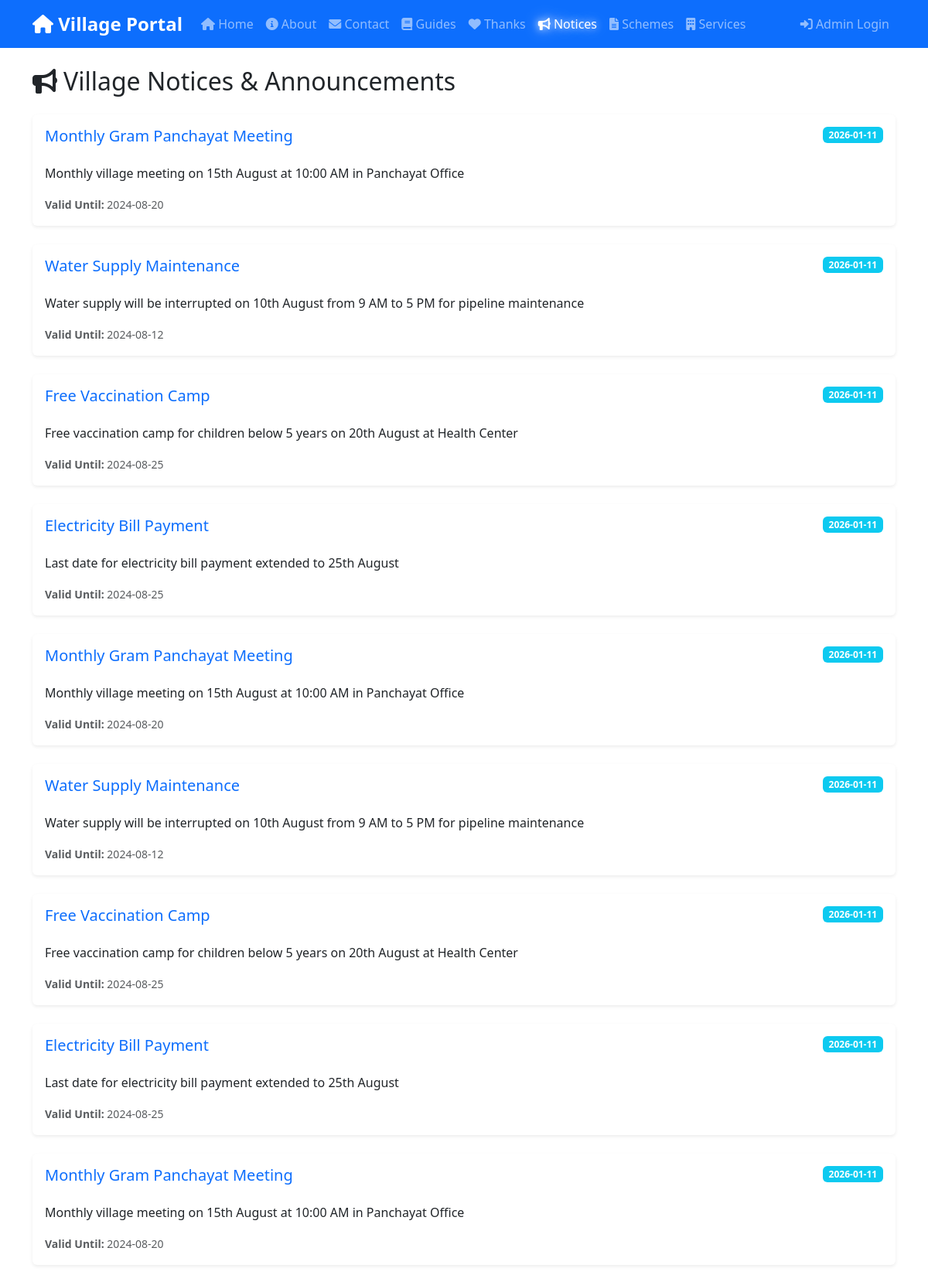
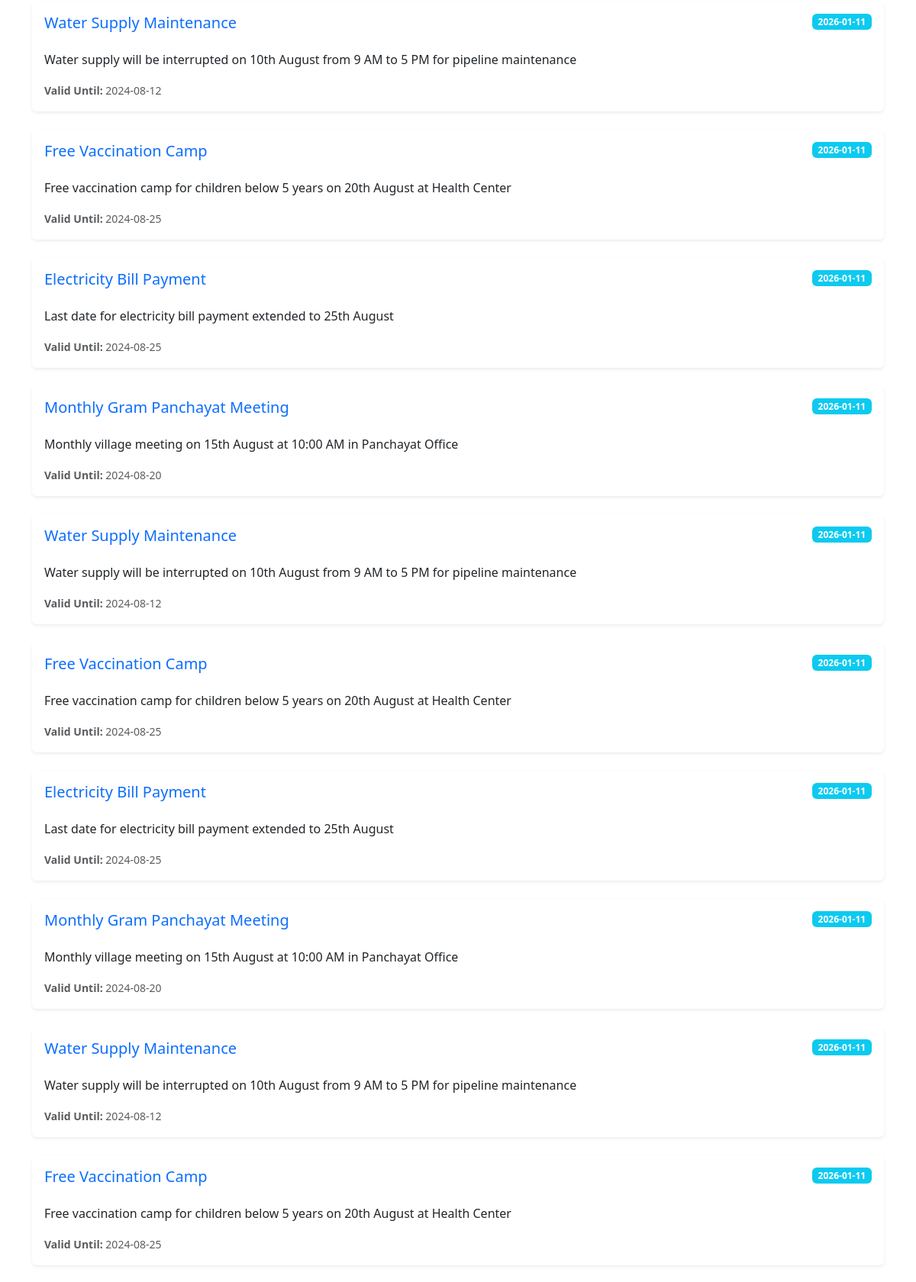
Screenshot of /notices (upper part) with the database file from the repository (2 pictures, top to bottom).
### tables this page shows
CREATE TABLE notices (
            id INTEGER PRIMARY KEY AUTOINCREMENT,
            title TEXT NOT NULL,
            description TEXT,
            publish_date TIMESTAMP DEFAULT CURRENT_TIMESTAMP,
            valid_until TIMESTAMP,
            attachment_url TEXT,
            created_by INTEGER
        );

### app.py (the view)
@app.route('/notices')
def notices():
    conn = get_db()
    cursor = conn.cursor()
    cursor.execute('SELECT * FROM notices ORDER BY publish_date DESC')
    notices = cursor.fetchall()
    conn.close()
    return render_template('notices.html', notices=notices)

### app.py (called while the page is built)
def get_db():
    conn = sqlite3.connect('database.db')
    conn.row_factory = sqlite3.Row
    return conn

### templates/notices.html (shortened to what this page needs)
{% extends "base.html" %}
{% block content %}
<h2 class="mb-4"><i class="fas fa-bullhorn me-2"></i>Village Notices & Announcements</h2>
{% if notices %}
{% for notice in notices %}
<div class="card mb-4 shadow-sm">
    <div class="card-body">
        <div class="d-flex justify-content-between align-items-start">
            <h5 class="card-title text-primary">{{ notice.title }}</h5>
            <span class="badge bg-info">{{ notice.publish_date[:10] }}</span>
        </div>
        <p class="card-text mt-3">{{ notice.description }}</p>
        <div class="d-flex justify-content-between align-items-center mt-3">
            <div>
                <small class="text-muted">
                    <strong>Valid Until:</strong> {{ notice.valid_until }}
                </small>
            </div>
        </div>
    </div>
</div>
{% endfor %}
{% else %}
<div class="alert alert-info text-center">
    <h5><i class="fas fa-info-circle me-2"></i>No notices available</h5>
    <p class="mb-0">Check back later for new announcements.</p>
</div>
{% endif %}
{% endblock %}

### templates/base.html (style rules this page uses)
.card { margin-bottom: 20px; border: none; box-shadow: 0 2px 10px rgba(0, 0, 0, 0.1); }

### rows the page displays
notices: title "Monthly Gram Panchayat Meeting", publish_date "2026-01-11", description "Monthly village meeting on 15th August at 10:00 AM in Panchayat Office", valid_until "2024-08-20"
notices: title "Water Supply Maintenance", publish_date "2026-01-11", description "Water supply will be interrupted on 10th August from 9 AM to 5 PM for pipeline maintenance", valid_until "2024-08-12"
notices: title "Free Vaccination Camp", publish_date "2026-01-11", description "Free vaccination camp for children below 5 years on 20th August at Health Center", valid_until "2024-08-25"
notices: title "Electricity Bill Payment", publish_date "2026-01-11", description "Last date for electricity bill payment extended to 25th August", valid_until "2024-08-25"
notices: title "Monthly Gram Panchayat Meeting", publish_date "2026-01-11", description "Monthly village meeting on 15th August at 10:00 AM in Panchayat Office", valid_until "2024-08-20"
notices: title "Water Supply Maintenance", publish_date "2026-01-11", description "Water supply will be interrupted on 10th August from 9 AM to 5 PM for pipeline maintenance", valid_until "2024-08-12"
notices: title "Free Vaccination Camp", publish_date "2026-01-11", description "Free vaccination camp for children below 5 years on 20th August at Health Center", valid_until "2024-08-25"
notices: title "Electricity Bill Payment", publish_date "2026-01-11", description "Last date for electricity bill payment extended to 25th August", valid_until "2024-08-25"
notices: title "Monthly Gram Panchayat Meeting", publish_date "2026-01-11", description "Monthly village meeting on 15th August at 10:00 AM in Panchayat Office", valid_until "2024-08-20"
notices: title "Water Supply Maintenance", publish_date "2026-01-11", description "Water supply will be interrupted on 10th August from 9 AM to 5 PM for pipeline maintenance", valid_until "2024-08-12"
notices: title "Free Vaccination Camp", publish_date "2026-01-11", description "Free vaccination camp for children below 5 years on 20th August at Health Center", valid_until "2024-08-25"
notices: title "Electricity Bill Payment", publish_date "2026-01-11", description "Last date for electricity bill payment extended to 25th August", valid_until "2024-08-25"
notices: title "Monthly Gram Panchayat Meeting", publish_date "2026-01-11", description "Monthly village meeting on 15th August at 10:00 AM in Panchayat Office", valid_until "2024-08-20"
notices: title "Water Supply Maintenance", publish_date "2026-01-11", description "Water supply will be interrupted on 10th August from 9 AM to 5 PM for pipeline maintenance", valid_until "2024-08-12"
notices: title "Free Vaccination Camp", publish_date "2026-01-11", description "Free vaccination camp for children below 5 years on 20th August at Health Center", valid_until "2024-08-25"
notices: title "Electricity Bill Payment", publish_date "2026-01-11", description "Last date for electricity bill payment extended to 25th August", valid_until "2024-08-25"
notices: title "Monthly Gram Panchayat Meeting", publish_date "2026-01-11", description "Monthly village meeting on 15th August at 10:00 AM in Panchayat Office", valid_until "2024-08-20"
notices: title "Water Supply Maintenance", publish_date "2026-01-11", description "Water supply will be interrupted on 10th August from 9 AM to 5 PM for pipeline maintenance", valid_until "2024-08-12"
notices: title "Free Vaccination Camp", publish_date "2026-01-11", description "Free vaccination camp for children below 5 years on 20th August at Health Center", valid_until "2024-08-25"
